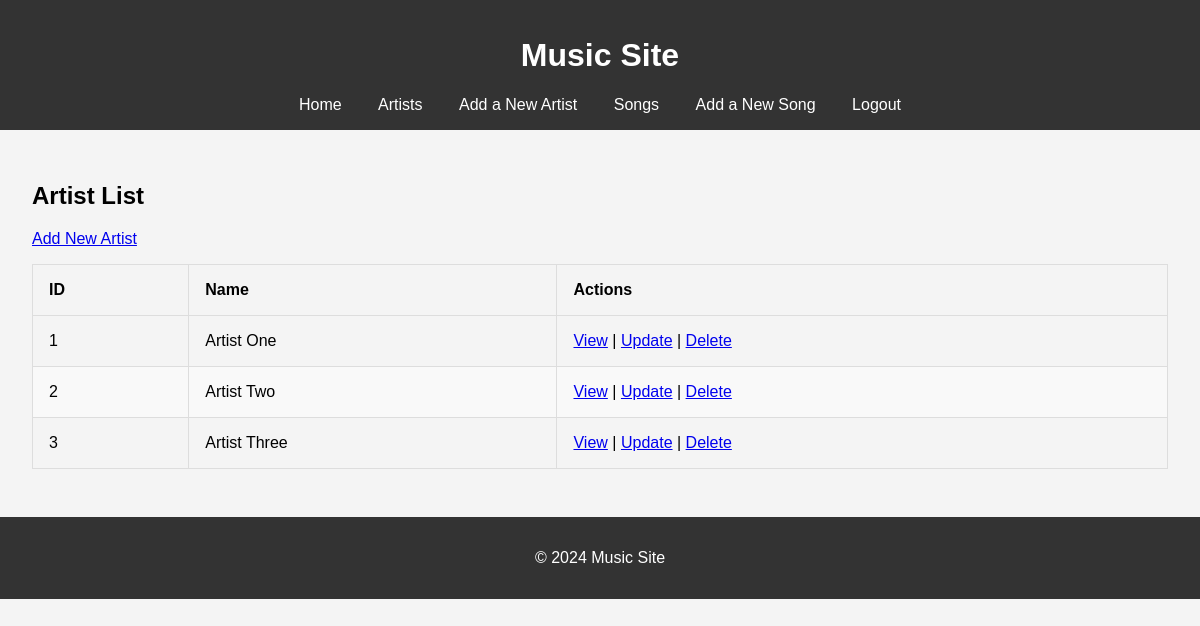
The app's page /controllers/ArtistController.php?action=list with its own data.
### tables this page shows
CREATE TABLE artists (
    id INT AUTO_INCREMENT PRIMARY KEY,
    name VARCHAR(255) NOT NULL
);

### models/Artist.php (called while the page is built, shortened)
<?php
class Artist {
    private $conn;
    private $table_name = 'artists';
    public function __construct($db) {
        $this->conn = $db;
    }
    public function getAllArtists() {
        $query = "SELECT id, name FROM " . $this->table_name;
        $stmt = $this->conn->prepare($query);
        $stmt->execute();
        return $stmt;
    }
}
?>

### views/artist_view.php (the view)
<?php include __DIR__ . '/../views/layout/header.php'; ?>
<h2>Artist List</h2>
<a href="../views/add_artist.php">Add New Artist</a>
<table border="1" cellpadding="10">
    <thead>
        <tr>
            <th>ID</th>
            <th>Name</th>
            <th>Actions</th>
        </tr>
    </thead>
    <tbody>
        <?php while ($artist = $artists->fetch(PDO::FETCH_ASSOC)): ?>
            <tr>
                <td><?php echo htmlspecialchars($artist['id']); ?></td>
                <td><?php echo htmlspecialchars($artist['name']); ?></td>
                <td>
                    <a href="../controllers/ArtistController.php?action=view&id=<?php echo $artist['id']; ?>">View</a> |
                    <a href="../views/add_artist.php?id=<?php echo $artist['id']; ?>&action=update">Update</a> |
                    <a href="../controllers/ArtistController.php?action=delete&id=<?php echo $artist['id']; ?>" onclick="return confirm('Are you sure you want to delete this artist?');">Delete</a>
                </td>
            </tr>
        <?php endwhile; ?>
    </tbody>
</table>
<?php include __DIR__ . '/../views/layout/footer.php'; ?>

### views/layout/style.css (style rules this page uses)
body { font-family: Arial, sans-serif; margin: 0; padding: 0; background-color: #f4f4f4; }
table { width: 100%; border-collapse: collapse; margin: 1rem 0; }
table, th, td { border: 1px solid #ddd; }
th, td { padding: 1rem; text-align: left; }
tr:nth-child(even) { background-color: #f9f9f9; }

### records on screen
artists: id "1", name "Artist One"
artists: id "2", name "Artist Two"
artists: id "3", name "Artist Three"
